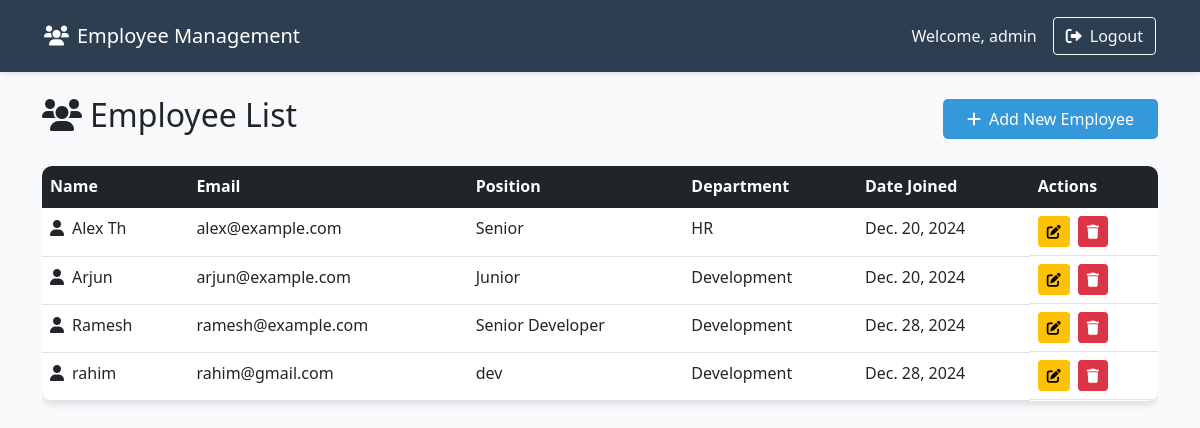
Screenshot of /employees/ (signed in) with the database file from the repository.
### employees/models.py (models this page shows, shortened)
class Employee(models.Model):
    name = models.CharField(max_length=100)
    email = models.EmailField(unique=True)
    position = models.CharField(max_length=100)
    department = models.CharField(max_length=100)
    date_joined = models.DateField(auto_now_add=True)

### employees/views.py (the view)
# urls.py: path('employees/', views.employee_list, name='employee_list'),
@login_required
def employee_list(request):
    employees = Employee.objects.all()
    return render(request, 'employees/employee_list.html', {'employees': employees})

### employees/templates/employees/employee_list.html
{% extends 'employees/base.html' %}
{% block content %}
<div class="d-flex justify-content-between align-items-center mb-4">
    <h2><i class="fas fa-users me-2"></i>Employee List</h2>
    <a href="{% url 'add_employee' %}" class="btn btn-primary">
        <i class="fas fa-plus me-2"></i>Add New Employee
    </a>
</div>
<div class="table-responsive">
    <table class="table table-hover">
        <thead class="table-dark">
            <tr>
                <th>Name</th>
                <th>Email</th>
                <th>Position</th>
                <th>Department</th>
                <th>Date Joined</th>
                <th>Actions</th>
            </tr>
        </thead>
        <tbody>
            {% for employee in employees %}
            <tr>
                <td>
                    <i class="fas fa-user me-2"></i>{{ employee.name }}
                </td>
                <td>{{ employee.email }}</td>
                <td>{{ employee.position }}</td>
                <td>{{ employee.department }}</td>
                <td>{{ employee.date_joined }}</td>
                <td class="action-buttons">
                    <a href="{% url 'edit_employee' employee.pk %}" class="btn btn-warning btn-sm">
                        <i class="fas fa-edit"></i>
                    </a>
                    <a href="{% url 'delete_employee' employee.pk %}" class="btn btn-danger btn-sm"
                       onclick="return confirm('Are you sure you want to delete this employee?')">
                        <i class="fas fa-trash"></i>
                    </a>
                </td>
            </tr>
            {% endfor %}
        </tbody>
    </table>
</div>
{% endblock %}

### employees/templates/employees/base.html (shortened to what this page needs)
<!DOCTYPE html>
<html>
<head>
    <link href="https://cdn.jsdelivr.net/npm/bootstrap@5.1.3/dist/css/bootstrap.min.css" rel="stylesheet">
    <link href="https://cdnjs.cloudflare.com/ajax/libs/font-awesome/6.0.0/css/all.min.css" rel="stylesheet">
</head>
<body>
    <nav class="navbar navbar-expand-lg navbar-dark">
        <div class="container">
            <a class="navbar-brand" href="{% url 'home' %}">
                <i class="fas fa-users me-2"></i>Employee Management
            </a>
            {% if user.is_authenticated %}
            <div class="d-flex align-items-center">
                <span class="text-light me-3">Welcome, {{ user.username }}</span>
                <a href="{% url 'logout' %}" class="btn btn-outline-light">
                    <i class="fas fa-sign-out-alt me-2"></i>Logout
                </a>
            </div>
            {% endif %}
        </div>
    </nav>
    <div class="container mt-4">
        {% block content %}
        {% endblock %}
    </div>
</body>
</html>

### employees/templates/employees/base.html (style rules this page uses)
:root { --primary-color: #2c3e50; --secondary-color: #3498db; }
body { background-color: #f8f9fa; font-family: 'Segoe UI', Tahoma, Geneva, Verdana, sans-serif; }
.navbar { background-color: var(--primary-color) !important; box-shadow: 0 2px 4px rgba(0,0,0,0.1); padding: 1rem 2rem; }
.btn-primary { background-color: var(--secondary-color); border: none; padding: 0.5rem 1.5rem; border-radius: 5px; }
.table { background-color: white; border-radius: 10px; overflow: hidden; box-shadow: 0 4px 6px rgba(0,0,0,0.1); }
.action-buttons { display: flex; gap: 0.5rem; }

### rows the page displays
Employee: name "Alex Th", email "alex@example.com", position "Senior", department "HR", date_joined "Dec. 20, 2024"
Employee: name "Arjun", email "arjun@example.com", position "Junior", department "Development", date_joined "Dec. 20, 2024"
Employee: name "Ramesh", email "ramesh@example.com", position "Senior Developer", department "Development", date_joined "Dec. 28, 2024"
Employee: name "rahim", email "rahim@gmail.com", position "dev", department "Development", date_joined "Dec. 28, 2024"

### other values shown
{{ user.username }} "admin"
